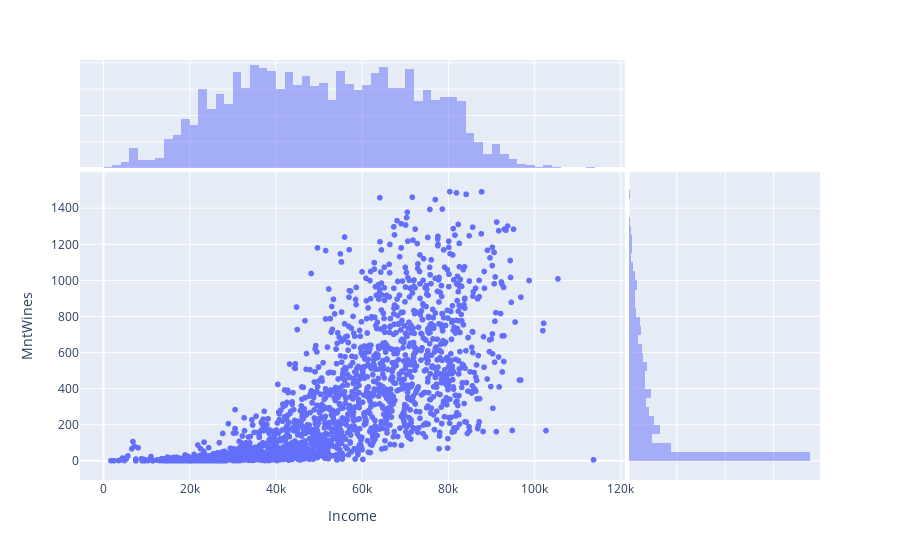

Write notebook code for a chart like this one.
### Code cell
px.scatter(df[df['Income'] < 150000], x='Income', y='MntWines', marginal_x="histogram", marginal_y="histogram")

### Figure 1 — Plotly figure (JSON) as saved in the notebook; plotly's stock layout.template omitted (floating-point values rounded to 4 significant figures; data arrays with more than 128 entries replaced by an {"elided": "..."} marker saying what was removed)
{"data": [{"hovertemplate": "Income=%{x}<br>MntWines=%{y}<extra></extra>", "legendgroup": "", "marker": {"color": "#636efa", "symbol": "circle"}, "mode": "markers", "name": "", "showlegend": false, "type": "scattergl", "x": {"elided": "2208 int values"}, "xaxis": "x", "y": {"elided": "2208 int values"}, "yaxis": "y"}, {"alignmentgroup": "True", "bingroup": "x", "hovertemplate": "Income=%{x}<br>count=%{y}<extra></extra>", "legendgroup": "", "marker": {"color": "#636efa"}, "name": "", "offsetgroup": "", "opacity": 0.5, "showlegend": false, "type": "histogram", "x": {"elided": "2208 int values"}, "xaxis": "x3", "yaxis": "y3"}, {"alignmentgroup": "True", "bingroup": "y", "hovertemplate": "MntWines=%{y}<br>count=%{x}<extra></extra>", "legendgroup": "", "marker": {"color": "#636efa"}, "name": "", "offsetgroup": "", "opacity": 0.5, "showlegend": false, "type": "histogram", "xaxis": "x2", "y": {"elided": "2208 int values"}, "yaxis": "y2"}], "layout": {"autosize": true, "barmode": "overlay", "legend": {"tracegroupgap": 0}, "margin": {"t": 60}, "xaxis": {"anchor": "y", "autorange": true, "domain": [0, 0.7363], "range": [-5248.0, 120700.0], "title": {"text": "Income"}, "type": "linear"}, "xaxis2": {"anchor": "y2", "autorange": true, "domain": [0.7413, 1], "matches": "x2", "range": [0, 791.6], "showgrid": true, "showline": false, "showticklabels": false, "ticks": ""}, "xaxis3": {"anchor": "y3", "autorange": true, "domain": [0, 0.7363], "matches": "x", "range": [-5248.0, 120700.0], "showgrid": true, "showticklabels": false, "type": "linear"}, "xaxis4": {"anchor": "y4", "domain": [0.7413, 1], "matches": "x2", "showgrid": true, "showline": false, "showticklabels": false, "ticks": ""}, "yaxis": {"anchor": "x", "autorange": true, "domain": [0, 0.7326], "range": [-128.2, 1621.0], "title": {"text": "MntWines"}, "type": "linear"}, "yaxis2": {"anchor": "x2", "autorange": true, "domain": [0, 0.7326], "matches": "y", "range": [-128.2, 1621.0], "showgrid": true, "showticklabels": false, "type": "linear"}, "yaxis3": {"anchor": "x3", "autorange": true, "domain": [0.7426, 1], "matches": "y3", "range": [0, 82.11], "showgrid": true, "showline": false, "showticklabels": false, "ticks": ""}, "yaxis4": {"anchor": "x4", "domain": [0.7426, 1], "matches": "y3", "showgrid": true, "showline": false, "showticklabels": false, "ticks": ""}}}
